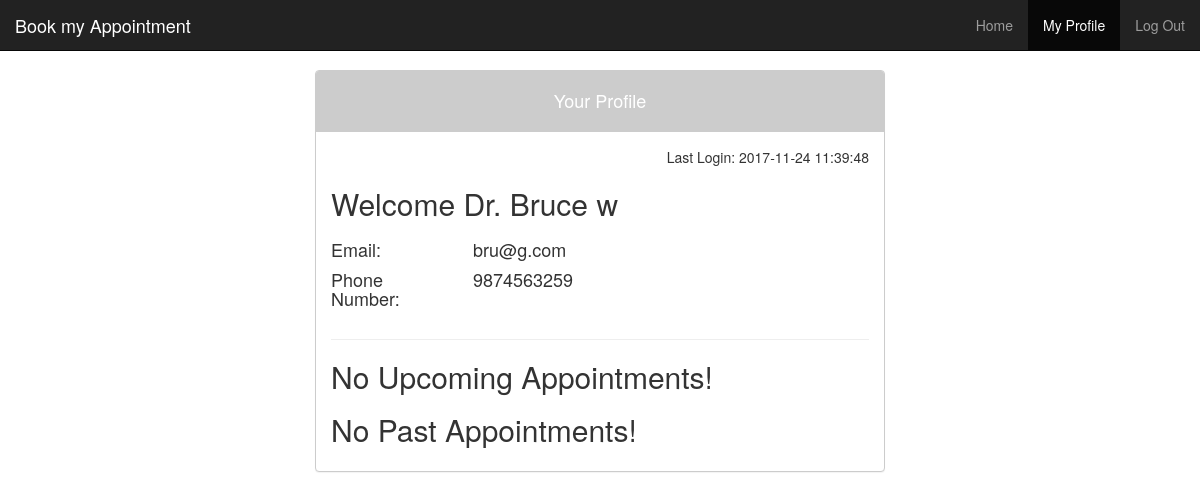
The page /doctor/profile.php (signed in) on the database its author committed.
### tables this page shows
CREATE TABLE `doctor` (
  `doctorID` int(11) NOT NULL,
  `firstName` varchar(50) NOT NULL,
  `lastName` varchar(50) DEFAULT NULL,
  `gender` varchar(6) NOT NULL,
  `dob` date NOT NULL,
  `phoneNumber` bigint(10) NOT NULL,
  `registerDate` date NOT NULL,
  `qualification` varchar(100) NOT NULL,
  `departmentID` int(11) NOT NULL,
  `buildingID` int(11) NOT NULL,
  `experience` int(2) DEFAULT NULL,
  `fee` int(4) NOT NULL
);

### doctor/profile.php (the view, shortened to what this page needs)
<?php
require_once "../includes/connect.php";
$sql_doctor = $_SESSION['doctorID'];
$sql = "select * from doctor where doctorID = '$sql_doctor';";
$result = $conn->query($sql);
$row = $result->fetch_assoc();
$first = $row['firstName'];
$last = $row['lastName'];
$phone = $row['phoneNumber'];
$sql2 = "select * from booking where doctorID = '$sql_doctor';";
$result2 = $conn->query($sql2);
$sql3="select * from history where doctorID = '$sql_doctor';";
$result3 = $conn->query($sql3);
?>
<!DOCTYPE html>
<html lang="en">
<head>
	<link rel="stylesheet" href="../css/bootstrap.min.css">
</head>
<body>
	<nav class="navbar navbar-inverse navbar-fixed-top">
		<div class="container-fluid">
			<div class="navbar-header">
				<a class="navbar-brand" href="../index.php">Book my Appointment</a>
			</div>
			<div class="collapse navbar-collapse" id="myNavbarTop">
				<ul class="nav navbar-nav navbar-right">
					<li><a href="../doctor.php">Home</a></li>
					<?php
					if (isset($_SESSION['doctorID'])) {
						echo '
							<li class="active"><a href="profile.php">My Profile</a></li>
							<li><a href="../includes/doctor-logout.php">Log Out</a></li>';
					}
					else {
						echo '
						<li><a href="../index.php">Patients</a></li> ';
					}
					?>
				</ul>
			</div>
		</div>
	</nav>
	<br>
	<div class="col-md-3"></div>
	<div class="col-md-6">
		<div class="panel panel-danger" style="border-color: #cccccc;">
			<div class="panel-heading" style="color: #ffffff; border-color: #cccccc; background-color: #cccccc;">
				<h4 style="text-align: center;">Your Profile</h4>
			</div>
			<div class="panel-body">
				<p align="right"><?php echo "Last Login: ".$_SESSION['lastLogin'] ?></p>
				<h2><?php echo "Welcome Dr. ".$first." ".$last ?></h2>
				<div class="row">
				<div class="col-md-3">
				<h4>Email: </h4>
				<h4>Phone Number: </h4>
				</div>
				<div class="col-md-9">
				<h4><?php echo $_SESSION['email'] ?></h4>
				<h4><?php echo $phone ?></h4>
				</div>
				</div>
				<hr>
				<div>
				<?php
					if ($result2->num_rows < 1) {
						echo "<h2>No Upcoming Appointments!</h2>";
				}
				    ?>
				</div>
                <div>
                <?php
					if ($result3->num_rows < 1) {
						echo "<h2>No Past Appointments!</h2>";
					}
				    ?>
				</div>
			</div>
		</div>
	</div>
	<div class="col-md-3"></div>
	</body>
	</html>

### rows shown on the page
doctor: firstName "Bruce", lastName "w", phoneNumber "9874563259"

### other values the page prints
$_SESSION['lastLogin'] "2017-11-24 11:39:48"
$_SESSION['email'] "bru@g.com"
